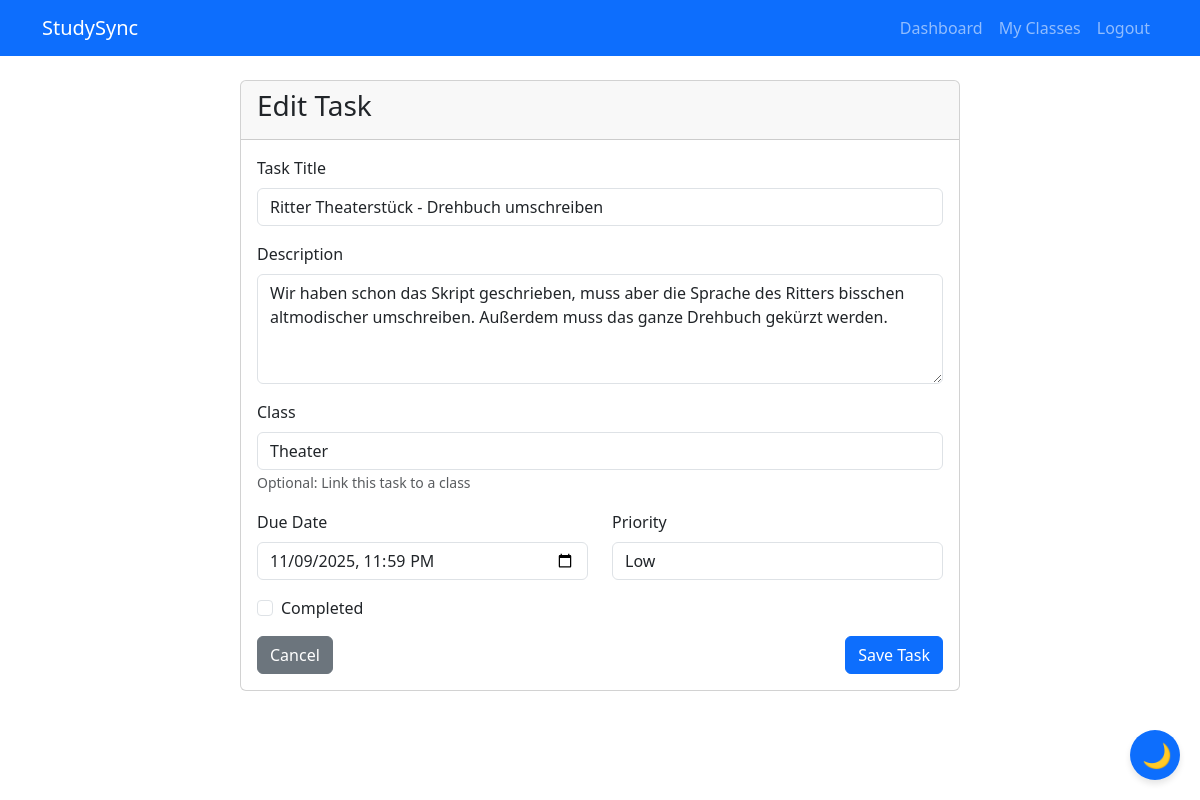
Page /task/2/edit (signed in) on the committed database.
### models.py (models this page shows, shortened)
class Task(db.Model):
    id = db.Column(db.Integer, primary_key=True)
    title = db.Column(db.String(200), nullable=False)
    description = db.Column(db.Text, nullable=True)
    due_date = db.Column(db.DateTime, nullable=True)
    priority = db.Column(db.String(20), default='medium')  # low, medium, high
    completed = db.Column(db.Boolean, default=False)
    created_at = db.Column(db.DateTime, default=datetime.utcnow)
    user_id = db.Column(db.Integer, db.ForeignKey('user.id'), nullable=False)
    class_id = db.Column(db.Integer, db.ForeignKey('class.id'), nullable=True)

### app.py (the view)
@app.route('/task/<int:task_id>/edit', methods=['GET', 'POST'])
@login_required
def edit_task(task_id):
    task = Task.query.get_or_404(task_id)
    if task.user_id != current_user.id:
        flash('You do not have permission to edit this task.', 'danger')
        return redirect(url_for('dashboard'))
    form = TaskForm()
    form.class_id.choices = [(0, '-- No Class --')] + [
        (c.id, c.name) for c in Class.query.filter_by(user_id=current_user.id).all()
    ]
    if form.validate_on_submit():
        task.title = form.title.data
        task.description = form.description.data
        task.due_date = form.due_date.data
        task.priority = form.priority.data
        task.class_id = form.class_id.data if form.class_id.data != 0 else None
        task.completed = form.completed.data
        db.session.commit()
        flash('Task updated successfully!', 'success')
        return redirect(url_for('dashboard'))
    elif request.method == 'GET':
        form.title.data = task.title
        form.description.data = task.description
        form.due_date.data = task.due_date
        form.priority.data = task.priority
        form.class_id.data = task.class_id if task.class_id else 0
        form.completed.data = task.completed
    return render_template('task_form.html', form=form, title='Edit Task', task=task)

### forms.py
class TaskForm(FlaskForm):
    title = StringField('Task Title',
                       validators=[DataRequired(), Length(min=1, max=200)])
    description = TextAreaField('Description')
    due_date = DateTimeLocalField('Due Date', format='%Y-%m-%dT%H:%M', validators=[])
    priority = SelectField('Priority',
                          choices=[('low', 'Low'), ('medium', 'Medium'), ('high', 'High')],
                          default='medium')
    class_id = SelectField('Class', coerce=int, validators=[])
    completed = BooleanField('Completed')
    submit = SubmitField('Save Task')

### app.py (called while the page is built)
@login_manager.user_loader
def load_user(user_id):
    return User.query.get(int(user_id))

### templates/task_form.html (shortened to what this page needs)
{% extends "layout.html" %}
{% block content %}
    <div class="container mt-4">
        <div class="row justify-content-center">
            <div class="col-md-8">
                <div class="card">
                    <div class="card-header">
                        <h3>{{ title }}</h3>
                    </div>
                    <div class="card-body">
                        <form method="POST">
                            <div class="mb-3">
                                {{ form.title.label(class="form-label") }}
                                {{ form.title(class="form-control") }}
                            </div>
                            <div class="mb-3">
                                {{ form.description.label(class="form-label") }}
                                {{ form.description(class="form-control", rows="4") }}
                            </div>
                            <div class="mb-3">
                                {{ form.class_id.label(class="form-label") }}
                                {{ form.class_id(class="form-control") }}
                                <small class="text-muted">Optional: Link this task to a class</small>
                            </div>
                            <div class="row">
                                <div class="col-md-6 mb-3">
                                    {{ form.due_date.label(class="form-label") }}
                                    {{ form.due_date(class="form-control") }}
                                </div>
                                <div class="col-md-6 mb-3">
                                    {{ form.priority.label(class="form-label") }}
                                    {{ form.priority(class="form-control") }}
                                </div>
                            </div>
                            {% if task %}
                                <div class="mb-3 form-check">
                                    {{ form.completed(class="form-check-input") }}
                                    {{ form.completed.label(class="form-check-label") }}
                                </div>
                            {% endif %}
                            <div class="d-flex justify-content-between">
                                <a href="{{ url_for('dashboard') }}" class="btn btn-secondary">Cancel</a>
                                {{ form.submit(class="btn btn-primary") }}
                            </div>
                        </form>
                    </div>
                </div>
            </div>
        </div>
    </div>
{% endblock %}

### templates/layout.html (style rules this page uses)
* { transition: background-color 0.3s ease, color 0.3s ease; }

### rows in the picture
Task: title "Ritter Theaterstück - Drehbuch umschreiben", description "Wir haben schon das Skript geschrieben, muss aber die Sprache des Ritters bisschen altmodischer umschreiben. Außerdem muss das ganze Drehbuch gekürzt werden.", class_id "Theater", due_date "11/09/2025 23:59", priority "Low"

### other values in the picture
{{ title }} "Edit Task"
